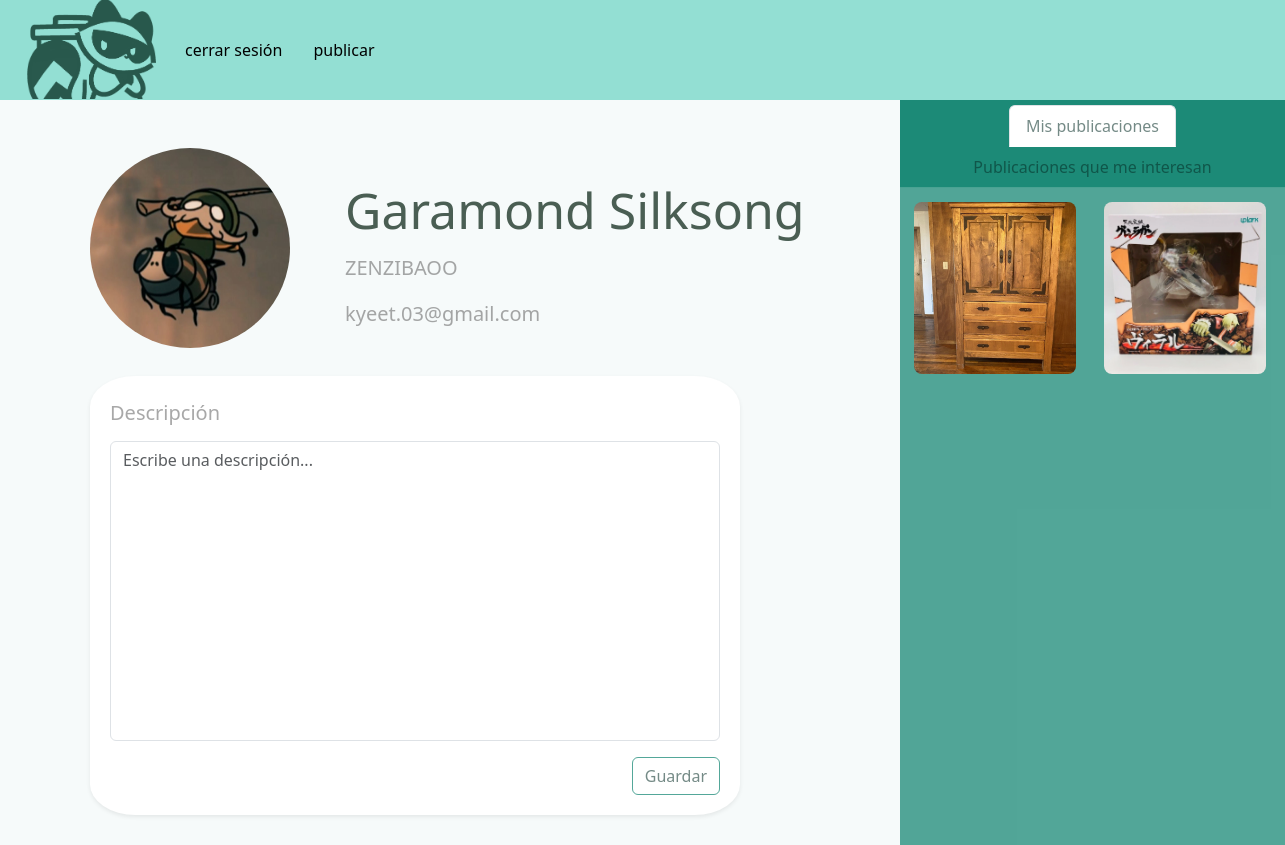
Page /perfil/ (signed in) on the earlier database version.
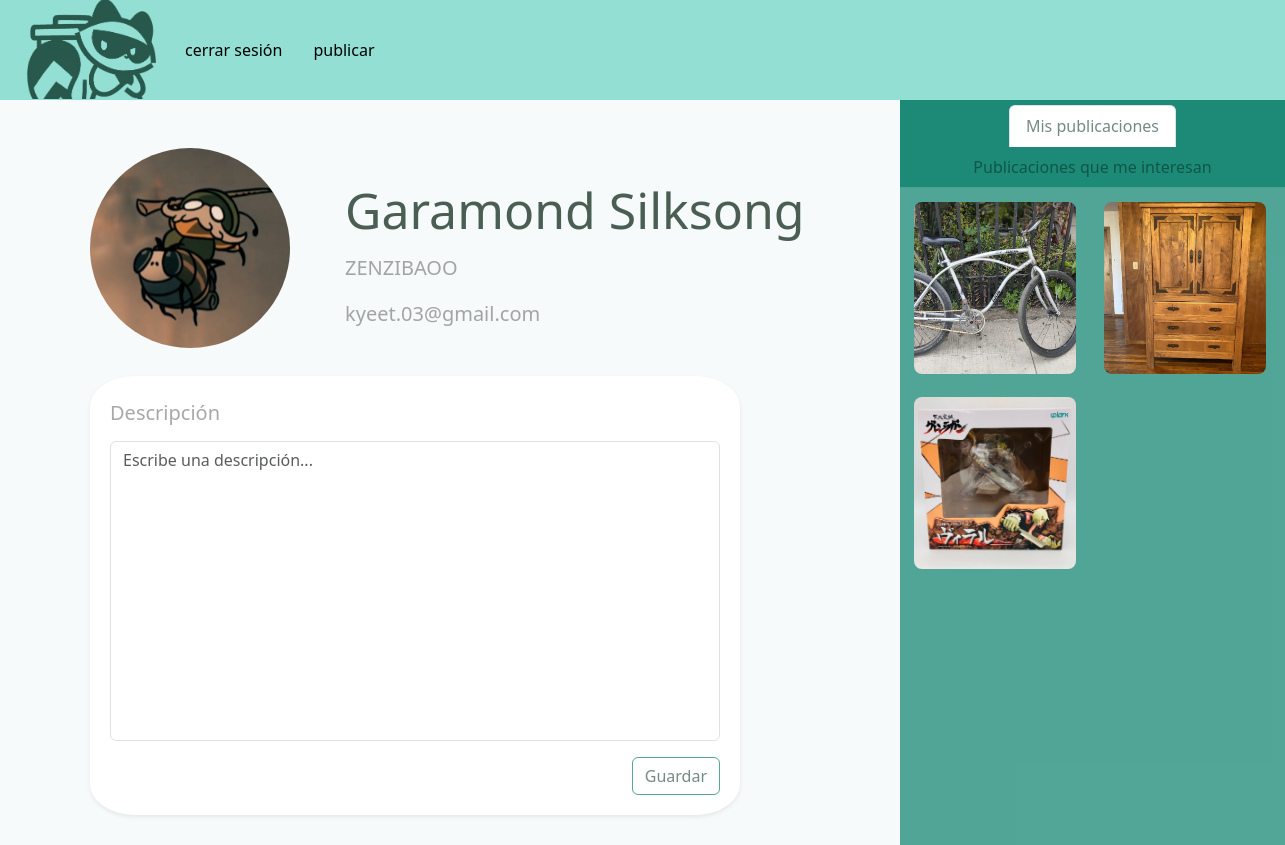
Same page on the later database version.
### publi/models.py (models this page shows, shortened)
class publi(models.Model):
    titulo = models.CharField(max_length=25)
    descripcion = models.TextField(blank=True, max_length=110)
    creacion = models.DateTimeField(auto_now_add=True)
    usuario = models.ForeignKey(User, on_delete=models.CASCADE)
    imagen = models.ImageField(upload_to='imagenes/', blank=True)
    imagen2 = models.ImageField(upload_to='imagenes/', blank=True)
    imagen3 = models.ImageField(upload_to='imagenes/', blank=True)
    archivado = models.BooleanField(default=False)
    categorias = models.ManyToManyField(categoria)

### user/views.py (the view)
# urls.py: path('perfil/', views.perfil, name = 'perfil'),
def perfil(request):
    if request.method == 'POST':
        img_obj = get_object_or_404(user_img, usuario=request.user.id)
        imagen = imgperfil(request.POST, request.FILES, instance=img_obj)
        descripcion = Descripcion.objects.get(usuario=request.user.id)
        if imagen.is_valid():
            imagen.save()
        if "update_email" in request.POST:
            mod = modperfil(request.POST, instance=request.user)
            if mod.is_valid():
                mod.save()
            else:
                return render(request,'perfil.html', {'form':modperfil, 'form1':imgperfil, 'form2':ModDescripcion, 'imagen':imagen, 'error':'email invalido'})
        if "update_descripcion" in request.POST:
            print('hola')
            mod = ModDescripcion(request.POST, instance=descripcion)
            if mod.is_valid():
                mod.save()
            else:
                return render(request,'perfil.html', {'form':modperfil, 'form1':imgperfil, 'form2':ModDescripcion, 'imagen':imagen, 'error':'email invalido'})
        return redirect('perfil')
    else:
        try:
            img_obj = get_object_or_404(user_img, usuario=request.user)
            descrip = Descripcion.objects.get(usuario=request.user.id)
            mod = ModDescripcion(instance=descrip)
            try:
                publicaciones = publi.objects.filter(usuario=request.user.id).order_by("-creacion")
                publis_interesado = publi.objects.filter(interesado__interesado_id=request.user.id).distinct()
                return render(request,'perfil.html', {'form':modperfil, 'form1':imgperfil, 'form2':mod, 'imagen':img_obj,
                                                       'publicaciones':publicaciones,
                                                       'descrip':descrip,
                                                       'publis_interesado':publis_interesado})
            except:
                return render(request,'perfil.html', {'form':modperfil, 'form1':imgperfil, 'form2':mod, 'imagen':img_obj, 'descrip':descrip})
        except:
            return render(request,'perfil.html', {'form':modperfil, 'form1':imgperfil, 'form2':mod})

### user/forms.py
class ModDescripcion(forms.ModelForm):
    class Meta:
        model = Descripcion
        fields = ['descripcion']

### user/templates/perfil.html (shortened to what this page needs)
{% extends 'hola.html' %}
{% block content %}
<head>
    {% load static %}
    <link rel="stylesheet" href="https://cdn.jsdelivr.net/npm/bootstrap-icons@1.11.3/font/bootstrap-icons.min.css">
    <link rel="stylesheet" href="{% static 'style.css' %}">
</head>
<div class="main">
    <div class="box pic">
        <img class="rounded-circle"
        src="{{imagen.imagen.url}}">
    </div>
    <div class="box det">
      <h1 class="display-3">{{request.user.first_name}} {{request.user.last_name}}</h1>
      <p class="blockquote">
        {{request.user.username}}</p>
      <p class="lead">
        {{request.user.email}}</p>
    </div>
    <div class="box desc">
        <form method="POST" class="h-100">
            <div class="card border-0 shadow-sm" style="height: 100%;">
                <div class="card-body d-flex flex-column" style="height: 100%;">
                    <h5 class="blockquote">Descripción</h5>
                    <div class="flex-grow-1 mb-3">
                        <textarea
                            name="descripcion"
                            class="form-control h-100"
                            id="id_descripcion"
                            placeholder="Escribe una descripción..."
                            style="min-height: 300px; resize: none;"
                        >{{ descrip.descripcion }}</textarea>
                    </div>
                    <div class="d-flex justify-content-end">
                        <button
                            class="btn btn-outline-primary"
                            type="submit"
                            name="update_descripcion"
                        >
                            Guardar
                        </button>
                    </div>
                </div>
            </div>
        </form>
    </div>
<div class="box publis">
    <div class="tab-container">
        <ul class="nav nav-tabs justify-content-center" id="myTab" role="tablist">
            <li class="nav-item" role="presentation">
                <button class="nav-link active" id="mis-tab" data-bs-toggle="tab"
                        data-bs-target="#mis_publicaciones" type="button" role="tab"
                        aria-controls="mis_publicaciones" aria-selected="true"
                        style="color: #072f288f">
                    Mis publicaciones
                </button>
            </li>
            <li class="nav-item" role="presentation">
                <button class="nav-link" id="interes-tab" data-bs-toggle="tab"
                        data-bs-target="#publicaciones_interesan" type="button" role="tab"
                        aria-controls="publicaciones_interesan" aria-selected="false"
                        style="color: #072f288f;">
                    Publicaciones que me interesan
                </button>
            </li>
        </ul>
        <div class="tab-content" id="myTabContent">
            <div class="tab-pane fade show active" id="mis_publicaciones" role="tabpanel">
                <div class="posts">
                    {% for pub in publicaciones %}
                        {% if not pub.archivado %}
                        <div class="post">
                            <a href="{% url 'post' pub.id %}">
                                {% if pub.imagen.url != blank %}
                                    <img src="{{ pub.imagen.url }}" alt="Publicación">
                                {% else %}
                                    <p>No hay imágenes</p>
                                {% endif %}
                            </a>
                        </div>
                        {% endif %}
                    {% empty %}
                        <p>No has publicado nada todavía.</p>
                    {% endfor %}
                </div>
            </div>
 {% endblock %}

Differences in the rows shown:
added publi: imagen (picture)
